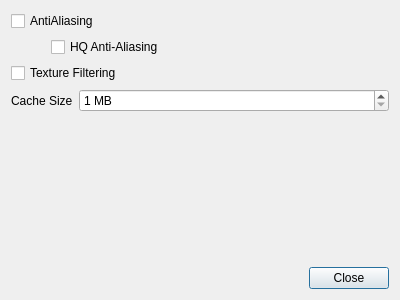
<?xml version="1.0" encoding="UTF-8"?>
<ui version="4.0">
 <class>BRSettingsDialog</class>
 <widget class="QDialog" name="BRSettingsDialog">
  <property name="geometry">
   <rect>
    <x>0</x>
    <y>0</y>
    <width>400</width>
    <height>300</height>
   </rect>
  </property>
  <property name="windowTitle">
   <string>Renderer Settings</string>
  </property>
  <layout class="QVBoxLayout" name="verticalLayout">
   <item>
    <widget class="QCheckBox" name="antiAliasing">
     <property name="text">
      <string>AntiAliasing</string>
     </property>
    </widget>
   </item>
   <item>
    <layout class="QHBoxLayout" name="horizontalLayout" stretch="0,1">
     <item>
      <spacer name="horizontalSpacer_2">
       <property name="orientation">
        <enum>Qt::Horizontal</enum>
       </property>
       <property name="sizeHint" stdset="0">
        <size>
         <width>40</width>
         <height>20</height>
        </size>
       </property>
      </spacer>
     </item>
     <item>
      <widget class="QCheckBox" name="hqAntiAliasing">
       <property name="text">
        <string>HQ Anti-Aliasing</string>
       </property>
      </widget>
     </item>
    </layout>
   </item>
   <item>
    <widget class="QCheckBox" name="filtering">
     <property name="text">
      <string>Texture Filtering</string>
     </property>
    </widget>
   </item>
   <item>
    <layout class="QHBoxLayout" name="horizontalLayout_3" stretch="0,1">
     <item>
      <widget class="QLabel" name="label">
       <property name="text">
        <string>Cache Size</string>
       </property>
      </widget>
     </item>
     <item>
      <widget class="QSpinBox" name="cacheSize">
       <property name="suffix">
        <string> MB</string>
       </property>
       <property name="minimum">
        <number>1</number>
       </property>
       <property name="maximum">
        <number>1024</number>
       </property>
      </widget>
     </item>
    </layout>
   </item>
   <item>
    <spacer name="verticalSpacer">
     <property name="orientation">
      <enum>Qt::Vertical</enum>
     </property>
     <property name="sizeHint" stdset="0">
      <size>
       <width>20</width>
       <height>131</height>
      </size>
     </property>
    </spacer>
   </item>
   <item>
    <layout class="QHBoxLayout" name="horizontalLayout_2">
     <item>
      <spacer name="horizontalSpacer">
       <property name="orientation">
        <enum>Qt::Horizontal</enum>
       </property>
       <property name="sizeHint" stdset="0">
        <size>
         <width>40</width>
         <height>20</height>
        </size>
       </property>
      </spacer>
     </item>
     <item>
      <widget class="QPushButton" name="pushButton">
       <property name="text">
        <string>Close</string>
       </property>
      </widget>
     </item>
    </layout>
   </item>
  </layout>
 </widget>
 <resources/>
 <connections>
  <connection>
   <sender>antiAliasing</sender>
   <signal>toggled(bool)</signal>
   <receiver>hqAntiAliasing</receiver>
   <slot>setEnabled(bool)</slot>
   <hints>
    <hint type="sourcelabel">
     <x>77</x>
     <y>18</y>
    </hint>
    <hint type="destinationlabel">
     <x>104</x>
     <y>46</y>
    </hint>
   </hints>
  </connection>
  <connection>
   <sender>pushButton</sender>
   <signal>clicked()</signal>
   <receiver>BRSettingsDialog</receiver>
   <slot>accept()</slot>
   <hints>
    <hint type="sourcelabel">
     <x>314</x>
     <y>273</y>
    </hint>
    <hint type="destinationlabel">
     <x>285</x>
     <y>211</y>
    </hint>
   </hints>
  </connection>
 </connections>
</ui>
